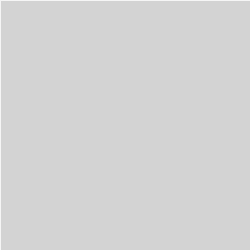
Frame 1 (no input)
Frame 60 (the mouse pressed at the canvas centre just before this capture): identical to frame 1, image omitted
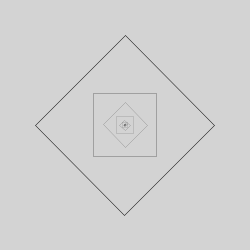
Frame 120 (the mouse held since frame 60 and released just before this capture)

The Processing sketch that drew these frames (run headless with seeded random() and noise(); from frame 60 on, the mouse is pressed at the canvas centre):

// Processing sketch: processing_97481
// ── processing_97481.pde

void setup()
{
  size(250,250);
}

void draw()
{
  background(211);
  noFill();
  translate(width/2,height/2);
  
  float sc = map(mouseX, 0,width, 1.0,0.01);
  float ro = map(mouseY, 0,height, 0, HALF_PI);
  
  for(int n=1 ; n<50 ; n++)
  {
    stroke(n*5);
    scale(sc);
    rotate(ro);
    rect(-width/2,-height/2,width,height);
   }  
}  
